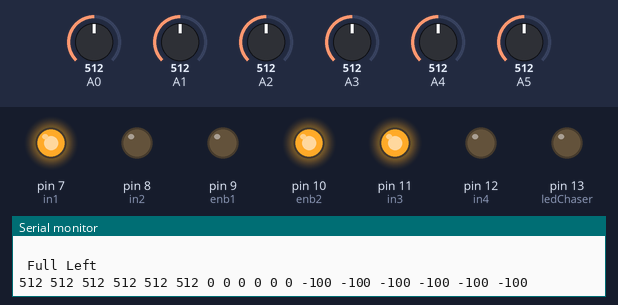
Bench run of a sketch on a simulated Arduino Uno, built with avr-gcc and run on an emulated ATmega328P. Parts: output pins drawn as LEDs (lit = HIGH), the last lines printed to the serial monitor. The test bench sets the inputs (shaded band); at power-on: A1 = 512, A2 = 512, A4 = 512, A0 = 512, A3 = 512, A5 = 512.

Above: at 1.3 s.
1.4 s: A1 set to 523
At 3.2 s:
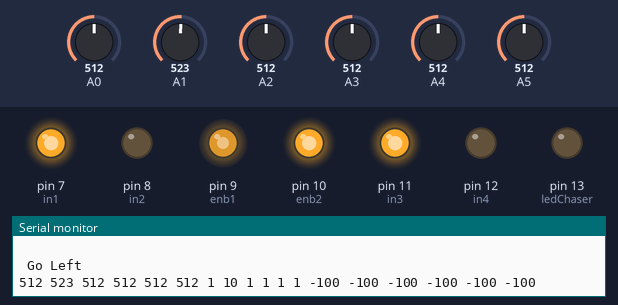
3.5 s: A2 set to 540
At 5.2 s:
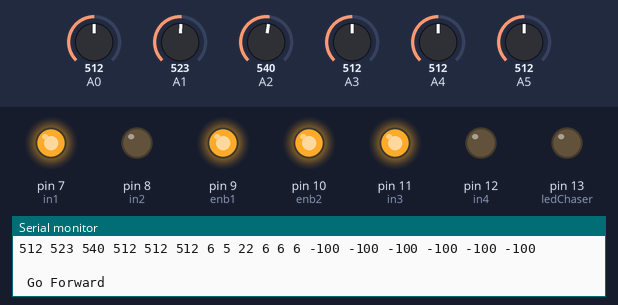
5.6 s: A4 set to 529
7.4 s: A4 set to 555
At 8.7 s:
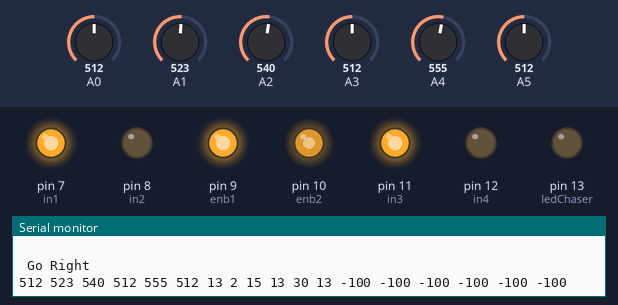
9.8 s: A0 set to 716
At 11.3 s:
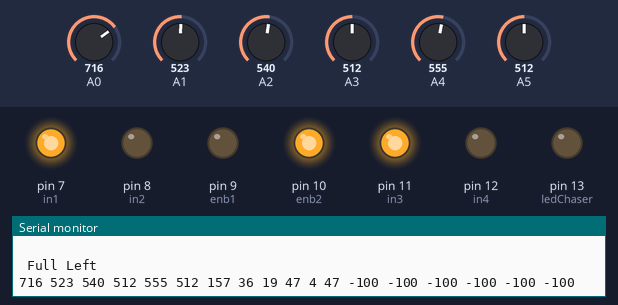
11.9 s: A3 set to 306
At 13.1 s:
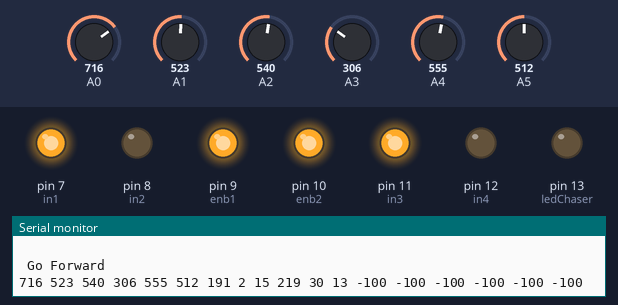
Timing chart, 0 to 14.9 s (numbered marks = the images above; inputs shaded):
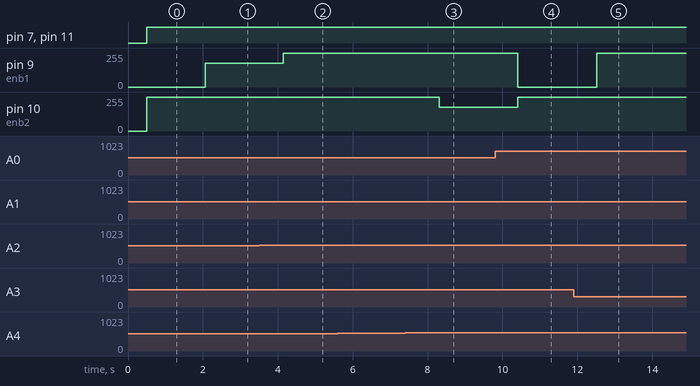

Measured:
- the behaviour switches between 512 and 513 on A1 (found by bisection; images 0 and 1)
- the behaviour switches between 523 and 524 on A2 (found by bisection; images 1 and 2)
- the behaviour switches between 540 and 541 on A4 (found by bisection; images 2 and 3)
- after the input at 1.4 s, pin 9 (enb1): 0/255 → 180/255 after 0.66 s
- after the input at 3.5 s, pin 9 (enb1): 180/255 → 255/255 after 0.64 s
- after the input at 7.4 s, pin 10 (enb2): 255/255 → 180/255 after 0.91 s
- after the input at 9.8 s, pin 9 (enb1): 255/255 → 0/255 after 0.61 s; pin 10 (enb2): 180/255 → 255/255 after 0.61 s
- after the input at 11.9 s, pin 9 (enb1): 0/255 → 255/255 after 0.62 s

The sketch:

lfrLibrary.ino
```cpp
int in1 = 7;
int in2 = 8;

int enb1 = 9;
int enb2 = 10;

int in3 = 11;
int in4 = 12;


int threshold,line,p,sum,average,minimum,minimumPosition,maximum,maximumPosition,x;

int sensorArray[8];
int difference[8];

void setup() {
  line = 4;
  threshold = 5000;
  Serial.begin(9600);
  pinMode(in1, OUTPUT);
  pinMode(in2, OUTPUT);
  pinMode(in3, OUTPUT);
  pinMode(in4, OUTPUT);
  pinMode(enb1, OUTPUT);
  pinMode(enb2, OUTPUT);
  pinMode(13, OUTPUT);

}

void loop()
{

  readAnalog();
  printData();
  p = lineDetect();
  followLine(p);
}


int lineDetect(){
  difference[0] = abs(sensorArray[0]-sensorArray[7]); //sensorArray is the average of all readings
  difference[1] = abs(sensorArray[1]-sensorArray[7]); //difference [x] is the deviation of no. x sensor with the average sensor value
  difference[2] = abs(sensorArray[2]-sensorArray[7]);
  difference[3] = abs(sensorArray[3]-sensorArray[7]);
  difference[4] = abs(sensorArray[4]-sensorArray[7]);
  difference[5] = abs(sensorArray[5]-sensorArray[7]);
  difference[6] = difference[1] + difference[2] + difference[3] + difference[4] + difference[5] + difference[0]; //sum of all difference
  difference[7] = difference[6]/6; //average of all the difference
  //========================
  boolean errorCheck = true;
  //========================
  maximum = difference[0];
  maximumPosition = 0;
  for (x = 1; x < 6; x++){
    if(difference[x]>maximum && difference[x] > difference[7])
    {
      maximum = difference[x];
      maximumPosition = x;
      //=================
      errorCheck = false;
      //=================
    }
  }

  //=============================================================
  if (errorCheck && difference[0]<difference[7])
  {
    maximumPosition = -1; //negative number signifies an error
  }
  //=============================================================
  return maximumPosition;

}


void ledDisplay(int y){
  ledReset();
  if( y == 0 ){
    digitalWrite(8, HIGH);
  }
  if( y == 1 ){
    digitalWrite(9, HIGH);
  }
  if( y == 2 ){
    digitalWrite(10, HIGH);
  }
  if( y == 3 ){
    digitalWrite(11, HIGH);
  }
  if( y == 4 ){
    digitalWrite(12, HIGH);
  }
  if( y == 5 ){
    digitalWrite(13, HIGH);
  }
}


void followLine(int y){
  if( y == 0 ){
    fullLeft();
  }
  if( y == 1 ){
    left();
  }
  if( y == 2 ){
    forward();
  }
  if( y == 3 ){
    forward();
  }
  if( y == 4 ){
    right();
  }
  if( y == 5 ){
    fullRight;
  }
  if (y == -1)
  {
    backward();
  }
}


void lineSet(){
  sum = sensorArray[0] + sensorArray[1] + sensorArray[3] + sensorArray[4] + sensorArray[5];
  average= (sum/5);
  if (average > sensorArray[2]) {
    threshold = 50; //(abs(average - sensorArray[2])/2);
    line = 0;
  }
  else {
    threshold = 1000;
    //(abs(sensorArray[2] - average)/2);

    line = 1;

  }


  flickr();


}

void flickr(){
  digitalWrite(13, HIGH);
  delay(200);
  ledReset();
  delay(200);
  digitalWrite(13, HIGH);
  delay(200);
  ledReset();
  delay(400);
  digitalWrite(13, HIGH);
  delay(200);
  ledReset();
  delay(200);
  digitalWrite(13, HIGH);
  delay(200);
  ledReset();
  delay(400);
  digitalWrite(13, HIGH);
  delay(200);
  ledReset();
  delay(200);
  digitalWrite(13, HIGH);
  delay(200);
  ledReset();
  delay(400);
}


void readAnalog(){
  sensorArray[0] = analogRead(A0);
  sensorArray[1] = analogRead(A1);
  sensorArray[2] = analogRead(A2);
  sensorArray[3] = analogRead(A3);
  sensorArray[4] = analogRead(A4);
  sensorArray[5] = analogRead(A5);
  sensorArray[6] = sensorArray[0] + sensorArray[1] + sensorArray[2] + sensorArray[3] + sensorArray[4] + sensorArray[5];
  sensorArray[7] = sensorArray[6]/6;
}


void printData(){ /*Serial.print("Threshold "); Serial.print(threshold); Serial.print(" "); Serial.print("Line "); Serial.print(line); Serial.print(" "); Serial.print("p or position "); Serial.print(p); Serial.print(" "); */
  Serial.print(sensorArray[0]);
  Serial.print(" ");
  Serial.print(sensorArray[1]);
  Serial.print(" ");
  Serial.print(sensorArray[2]);
  Serial.print(" ");
  Serial.print(sensorArray[3]);
  Serial.print(" ");
  Serial.print(sensorArray[4]);
  Serial.print(" ");
  Serial.print(sensorArray[5]);
  Serial.print(" ");
  Serial.print(difference[0]);
  Serial.print(" ");
  Serial.print(difference[1]);
  Serial.print(" ");
  Serial.print(difference[2]);
  Serial.print(" ");
  Serial.print(difference[3]);
  Serial.print(" ");
  Serial.print(difference[4]);
  Serial.print(" ");
  Serial.print(difference[5]);
  Serial.print(" ");
  Serial.print(sensorArray[0]/average*100);
  Serial.print(" ");
  Serial.print(sensorArray[1]/average*100);
  Serial.print(" ");
  Serial.print(sensorArray[2]/average*100);
  Serial.print(" ");
  Serial.print(sensorArray[3]/average*100);
  Serial.print(" ");
  Serial.print(sensorArray[4]/average*100);
  Serial.print(" ");
  Serial.print(sensorArray[5]/average*100);
  Serial.println(" "); /* Serial.print("Sum "); Serial.print(sum); Serial.print(" Average "); Serial.println(average);*/
  delay(500);
}


void ledChaser(){
  pinMode(8,OUTPUT);
  pinMode(9,OUTPUT);
  pinMode(10,OUTPUT);
  pinMode(11,OUTPUT);
  pinMode(12,OUTPUT);
  pinMode(13,OUTPUT);
  ledReset();
  digitalWrite(8, HIGH);
  delay(1000);
  ledReset();
  digitalWrite(9, HIGH);
  delay(1000);
  ledReset();
  digitalWrite(10, HIGH);
  delay(1000);
  ledReset();
  digitalWrite(11, HIGH);
  delay(1000);
  ledReset();
  digitalWrite(12, HIGH);
  delay(1000);
  ledReset();
  digitalWrite(13, HIGH);
  delay(1000);
}


void ledReset(){
  digitalWrite(8, LOW);
  digitalWrite(9, LOW);
  digitalWrite(10, LOW);
  digitalWrite(11, LOW);
  digitalWrite(12, LOW);
  digitalWrite(13, LOW);
}

void forward(){
  digitalWrite(in1,HIGH);
  digitalWrite(in2,LOW);
  digitalWrite(in3,HIGH);
  digitalWrite(in4,LOW);
  analogWrite(enb1, 255);
  analogWrite(enb2, 255);
  Serial.println(" ");
  Serial.println(" Go Forward ");

}

void backward(){
  digitalWrite(in2,HIGH);
  digitalWrite(in1,LOW);
  digitalWrite(in4,HIGH);
  digitalWrite(in3,LOW);
  analogWrite(enb1, 255);
  analogWrite(enb2, 255);
  Serial.println(" ");
  Serial.println(" Go Backward ");
}

void fullRight(){
  digitalWrite(in1,HIGH);
  digitalWrite(in2,LOW);
  digitalWrite(in3,HIGH);
  digitalWrite(in4,LOW);
  analogWrite(enb1, 255);
  analogWrite(enb2, 0);
  Serial.println(" ");
  Serial.println(" Full Right ");
}

void fullLeft(){
  digitalWrite(in1,HIGH);
  digitalWrite(in2,LOW);
  digitalWrite(in3,HIGH);
  digitalWrite(in4,LOW);
  analogWrite(enb1, 0);
  analogWrite(enb2, 255);
  Serial.println(" ");
  Serial.println(" Full Left ");
}

void right(){
  digitalWrite(in1,HIGH);
  digitalWrite(in2,LOW);
  digitalWrite(in3,HIGH);
  digitalWrite(in4,LOW);
  analogWrite(enb1, 255);
  analogWrite(enb2, 180);
  Serial.println(" ");
  Serial.println(" Go Right ");
}

void left(){
  digitalWrite(in1,HIGH);
  digitalWrite(in2,LOW);
  digitalWrite(in3,HIGH);
  digitalWrite(in4,LOW);
  analogWrite(enb1, 180);
  analogWrite(enb2, 255);
  Serial.println(" ");
  Serial.println(" Go Left ");


}
```
